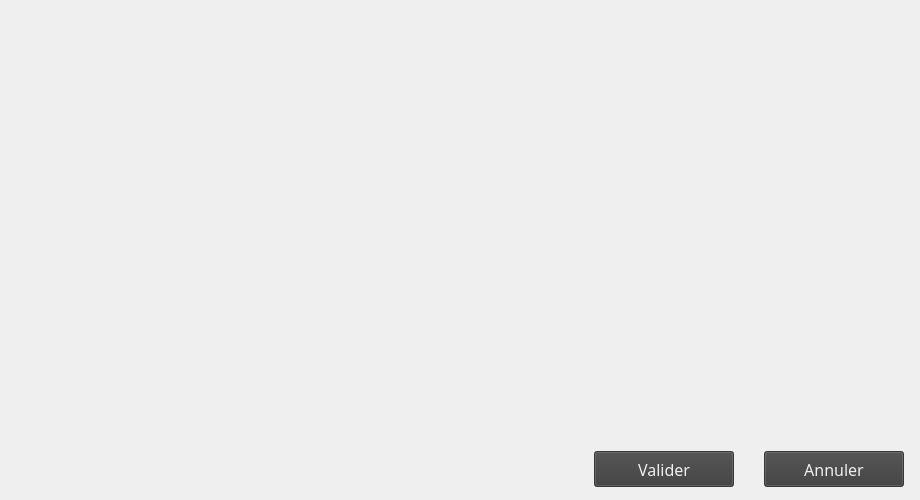
<?xml version="1.0" encoding="UTF-8"?>
<ui version="4.0">
 <class>Win_LoadSave</class>
 <widget class="QWidget" name="Win_LoadSave">
  <property name="geometry">
   <rect>
    <x>0</x>
    <y>0</y>
    <width>920</width>
    <height>500</height>
   </rect>
  </property>
  <property name="windowTitle">
   <string>Form</string>
  </property>
  <layout class="QVBoxLayout" name="verticalLayout">
   <item>
    <widget class="QScrollArea" name="scrollArea">
     <property name="styleSheet">
      <string notr="true">QScrollArea{
	background-color:#00FFFFFF;
	border:none;
}

QScrollArea QScrollBar:vertical {     
    background-color:#1c1c1c;
	width:10px;    
    margin: 0px 0px 0px 0px;
}

QGraphicsView QScrollBar::groove {
    background: red;
    border-radius: 5px;
}

QScrollArea QScrollBar::handle {
    background:#3c3c3c;
    border-radius: 5px;
}

QScrollBar::add-line:vertical
{
        margin: 0px 0px 0px 0px;
        width: 0px;
        height: 0px;
}

QScrollBar::sub-line:vertical
{
        margin: 0px 0px 0px 0px;
        width: 0px;
        height: 0px;
}</string>
     </property>
     <property name="widgetResizable">
      <bool>true</bool>
     </property>
     <widget class="QWidget" name="scrollAreaWidgetContents">
      <property name="geometry">
       <rect>
        <x>0</x>
        <y>0</y>
        <width>898</width>
        <height>429</height>
       </rect>
      </property>
      <layout class="QVBoxLayout" name="verticalLayout_3">
       <item>
        <layout class="QVBoxLayout" name="layoutSaves">
         <property name="spacing">
          <number>15</number>
         </property>
        </layout>
       </item>
       <item>
        <spacer name="verticalSpacer">
         <property name="orientation">
          <enum>Qt::Vertical</enum>
         </property>
         <property name="sizeHint" stdset="0">
          <size>
           <width>20</width>
           <height>488</height>
          </size>
         </property>
        </spacer>
       </item>
      </layout>
     </widget>
    </widget>
   </item>
   <item>
    <layout class="QHBoxLayout" name="horizontalLayout">
     <property name="spacing">
      <number>20</number>
     </property>
     <property name="topMargin">
      <number>0</number>
     </property>
     <item>
      <spacer name="horizontalSpacer">
       <property name="orientation">
        <enum>Qt::Horizontal</enum>
       </property>
       <property name="sizeHint" stdset="0">
        <size>
         <width>40</width>
         <height>20</height>
        </size>
       </property>
      </spacer>
     </item>
     <item>
      <widget class="QPushButton" name="buttonValid">
       <property name="minimumSize">
        <size>
         <width>150</width>
         <height>40</height>
        </size>
       </property>
       <property name="maximumSize">
        <size>
         <width>16777215</width>
         <height>40</height>
        </size>
       </property>
       <property name="font">
        <font>
         <family>Papyrus</family>
         <pointsize>12</pointsize>
        </font>
       </property>
       <property name="styleSheet">
        <string notr="true">QPushButton{
	background-color:#E13c3c3c;
	color: #EEEEEE;
	margin-top:2px;
	margin-bottom:2px;
	margin-right:5px;
	margin-left:5px;
}

QPushButton::hover{
	background-color:#E14c4c4c;
	color: #FFFFFF;
	margin:0px;
}</string>
       </property>
       <property name="text">
        <string>Valider</string>
       </property>
      </widget>
     </item>
     <item>
      <widget class="QPushButton" name="buttonCancel">
       <property name="minimumSize">
        <size>
         <width>150</width>
         <height>40</height>
        </size>
       </property>
       <property name="maximumSize">
        <size>
         <width>16777215</width>
         <height>40</height>
        </size>
       </property>
       <property name="font">
        <font>
         <family>Papyrus</family>
         <pointsize>12</pointsize>
        </font>
       </property>
       <property name="styleSheet">
        <string notr="true">QPushButton{
	background-color:#E13c3c3c;
	color: #EEEEEE;
	margin-top:2px;
	margin-bottom:2px;
	margin-right:5px;
	margin-left:5px;
}

QPushButton::hover{
	background-color:#E14c4c4c;
	color: #FFFFFF;
	margin:0px;
}</string>
       </property>
       <property name="text">
        <string>Annuler</string>
       </property>
      </widget>
     </item>
    </layout>
   </item>
  </layout>
 </widget>
 <resources/>
 <connections/>
</ui>
